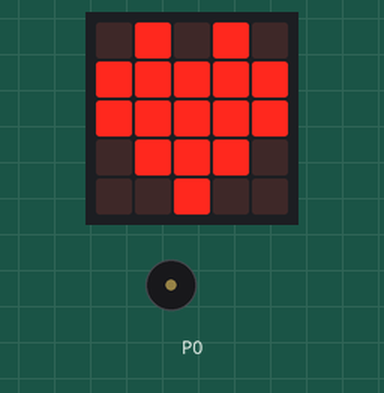
The program below on a simulated BBC micro:bit (MakeCode). Parts: the board's 5×5 LED display, buzzer (waves = sounding).

Above: at 0.1 s.
At 4.7 s:
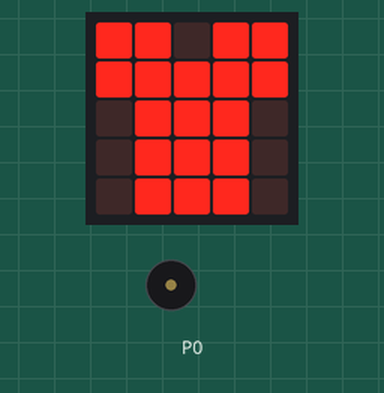
At 13.9 s:
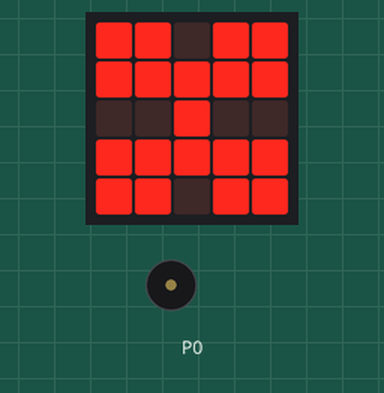
At 22.1 s:
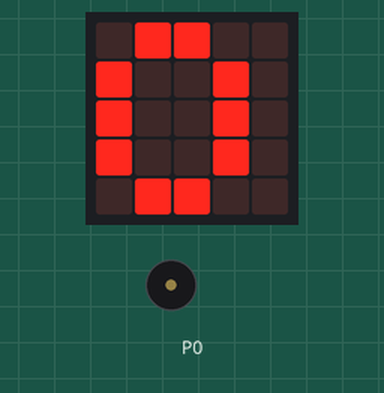
Timing chart, 0 to 23.6 s (numbered marks = the images above):
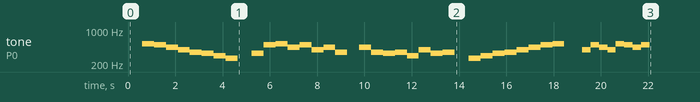

Measured:
- what the display in image 2 shows lasts 4.7 s, from 13.8 s to 18.5 s

The program:

main.ts
```typescript
basic.showIcon(IconNames.Heart)
music.play(music.stringPlayable("C5 B A G F E D C ", 120), music.PlaybackMode.UntilDone)
basic.showIcon(IconNames.TShirt)
music.play(music.stringPlayable("E B C5 A B G A F ", 120), music.PlaybackMode.UntilDone)
basic.pause(500)
music.play(music.stringPlayable("A F E F D G E F ", 120), music.PlaybackMode.UntilDone)
basic.showIcon(IconNames.Butterfly)
music.play(music.stringPlayable("C D E F G A B C5 ", 120), music.PlaybackMode.UntilDone)
basic.showNumber(0)
music.play(music.stringPlayable("G B A G C5 B A B ", 170), music.PlaybackMode.UntilDone)
basic.forever(function () {

})
```

test.ts
```typescript
// .
```
